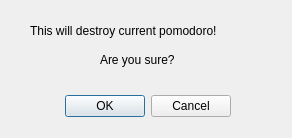
<?xml version="1.0" encoding="UTF-8"?>
<ui version="4.0">
 <class>PomodoroCancelDialog</class>
 <widget class="QDialog" name="PomodoroCancelDialog">
  <property name="geometry">
   <rect>
    <x>0</x>
    <y>0</y>
    <width>292</width>
    <height>138</height>
   </rect>
  </property>
  <property name="windowTitle">
   <string>Dialog</string>
  </property>
  <widget class="QDialogButtonBox" name="buttonBox">
   <property name="geometry">
    <rect>
     <x>60</x>
     <y>90</y>
     <width>171</width>
     <height>32</height>
    </rect>
   </property>
   <property name="orientation">
    <enum>Qt::Horizontal</enum>
   </property>
   <property name="standardButtons">
    <set>QDialogButtonBox::Cancel|QDialogButtonBox::Ok</set>
   </property>
  </widget>
  <widget class="QLabel" name="lblDescribeAction">
   <property name="geometry">
    <rect>
     <x>30</x>
     <y>10</y>
     <width>231</width>
     <height>41</height>
    </rect>
   </property>
   <property name="text">
    <string>This will destroy current pomodoro!</string>
   </property>
  </widget>
  <widget class="QLabel" name="lblConfirm">
   <property name="geometry">
    <rect>
     <x>100</x>
     <y>50</y>
     <width>91</width>
     <height>20</height>
    </rect>
   </property>
   <property name="text">
    <string>Are you sure?</string>
   </property>
  </widget>
 </widget>
 <resources/>
 <connections>
  <connection>
   <sender>buttonBox</sender>
   <signal>accepted()</signal>
   <receiver>PomodoroCancelDialog</receiver>
   <slot>accept()</slot>
   <hints>
    <hint type="sourcelabel">
     <x>248</x>
     <y>254</y>
    </hint>
    <hint type="destinationlabel">
     <x>157</x>
     <y>274</y>
    </hint>
   </hints>
  </connection>
  <connection>
   <sender>buttonBox</sender>
   <signal>rejected()</signal>
   <receiver>PomodoroCancelDialog</receiver>
   <slot>reject()</slot>
   <hints>
    <hint type="sourcelabel">
     <x>316</x>
     <y>260</y>
    </hint>
    <hint type="destinationlabel">
     <x>286</x>
     <y>274</y>
    </hint>
   </hints>
  </connection>
 </connections>
</ui>
